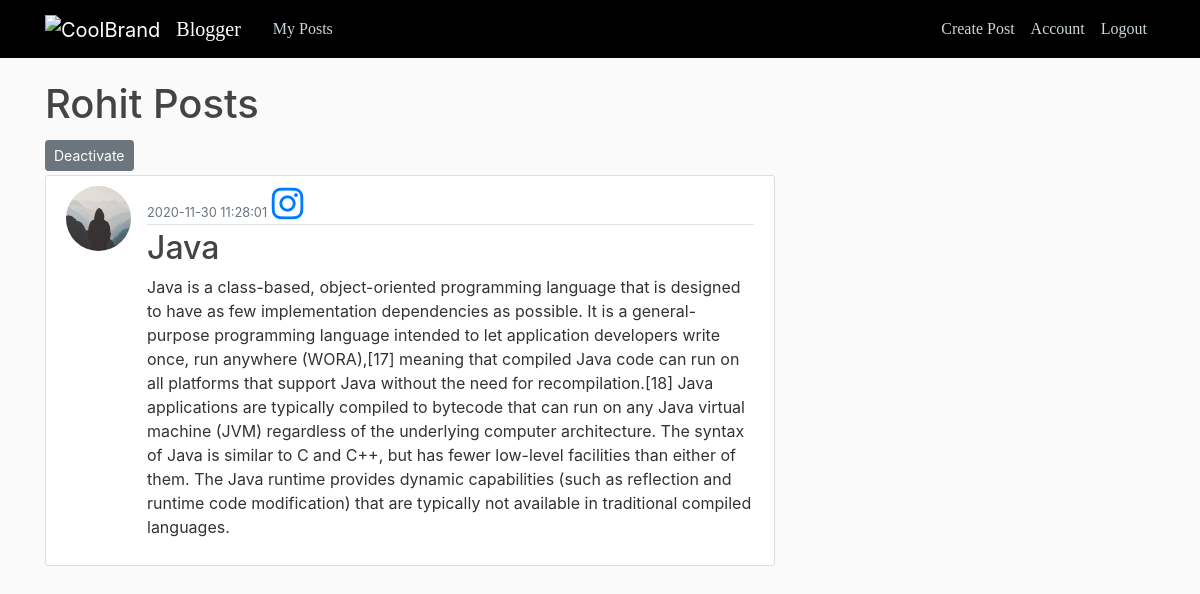
Screenshot of /users/profile (signed in) with the database file from the repository.
### tables this page shows
CREATE TABLE users (
id integer primary key AUTOINCREMENT,
username char(50),
email char(50),
password char(50),
image_file char(100), instagram text, avatar varchar(50), twitter text, quora text);

CREATE TABLE "posts" (
	"id"	INTEGER,
	"title"	text NOT NULL,
	"created_at"	datetime,
	"content"	text NOT NULL,
	"user_id"	integer NOT NULL,
	"video"	text NOT NULL,
	"like"	INTEGER NOT NULL DEFAULT 0,
	"photo1"	VARCHAR(50),
	"unlike"	INTEGER NOT NULL DEFAULT 0,
	PRIMARY KEY("id" AUTOINCREMENT)
);

### app/users/view.py (the view)
class Profile(MethodView):
	def get(self):
		user_id = request.cookies.get('userId')
		posts = UserController().get_all_post_of_user(user_id)
		user_data = UserController().get_user_detail(user_id)
		return render_template('/users/profile.html',posts=posts,user_data=user_data,user_id=user_id)

### app/connections.py (called while the page is built)
    @staticmethod
    def dict_factory(cursor, row):
        d = dict()
        for idx, col in enumerate(cursor.description):
            d[col[0]] = row[idx]
        return d

    def query_db_one(self, query):
        self.cursor.execute(query)
        rows = self.cursor.fetchall()
        return rows[0] if rows else dict()

    def query_db(self, query):
        self.cursor.execute(query)
        return self.cursor.fetchall()

### app/users/controllers.py (called while the page is built)
	def get_all_post_of_user(self,user_id):
		query = '''select * from posts where user_id = "{}"'''.format(user_id)
		return self.db_conn.query_db(query)

	def get_user_detail(self,user_id):
		query = '''select * from users where id = "{}"'''.format(user_id)
		return self.db_conn.query_db_one(query)

### app/templates/users/profile.html (shortened to what this page needs)
{% extends "layout.html" %}
{% block content %}
<h1>{{ user_data.username }} Posts</h1>
<a class="btn btn-secondary btn-sm mt-1 mb-1" href="{{ url_for('bp.deactivate_user', user_id=user_data.id) }}">Deactivate</a>
    {% for post in posts %}
        <article class="media content-section">
          {% if user_data.avatar %}
          <img class="rounded-circle article-img" src="{{url_for('static',filename='profile/'+user_data.avatar) }}">
          {% else %}
          <img class="rounded-circle article-img" src="{{url_for('static',filename='profile/'+'default.jpg') }}">
          {% endif %}
          <div class="media-body">
            <div class="article-metadata">
              <small class="text-muted">{{ post.created_at }}</small>
              <a href={{ post.instagram }}><i class="fa fa-instagram" style="font-size:36px"></i></a>
            </div>
            <h2><a class="article-title" href="{{url_for('bp.post_detail',post_id=post.id)}}">{{ post.title }}</a></h2>
            <p class="article-content">{{ post.content }}</p>
          </div>
        </article>
    {% endfor %}
{% endblock content %}

### app/static/main.css (style rules this page uses)
body { background: #fafafa; color: #333333; margin-top: 5rem; }
h1, h2, h3, h4, h5, h6 { color: #444444; }
.content-section { background: #ffffff; padding: 10px 20px; border: 1px solid #dddddd; border-radius: 3px; margin-bottom: 20px; }
.article-title { color: #444444; }
.article-content { white-space: pre-line; }
.article-img { height: 65px; width: 65px; margin-right: 16px; }
.article-metadata { padding-bottom: 1px; margin-bottom: 4px; border-bottom: 1px solid #e3e3e3 }
img { vertical-align: middle; }
.fa { font-size: 1.2em; }

### rows the page displays
users: username "Rohit"
posts: avatar (picture), created_at "2020-11-30 11:28:01", title "Java", content "Java is a class-based, object-oriented programming language that is designed to have as few implementation dependencies as possible. It is a general-purpose programming language intended to let application developers write once, run anywhere (WORA),[17] meaning that compiled Java code can run on all platforms that support Java without the need for recompilation.[18] Java applications are typically compiled to bytecode that can run on any Java virtual machine (JVM) regardless of the underlying computer architecture. The syntax of Java is similar to C and C++, but has fewer low-level facilities than either of them. The Java runtime provides dynamic capabilities (such as reflection and runtime…"
